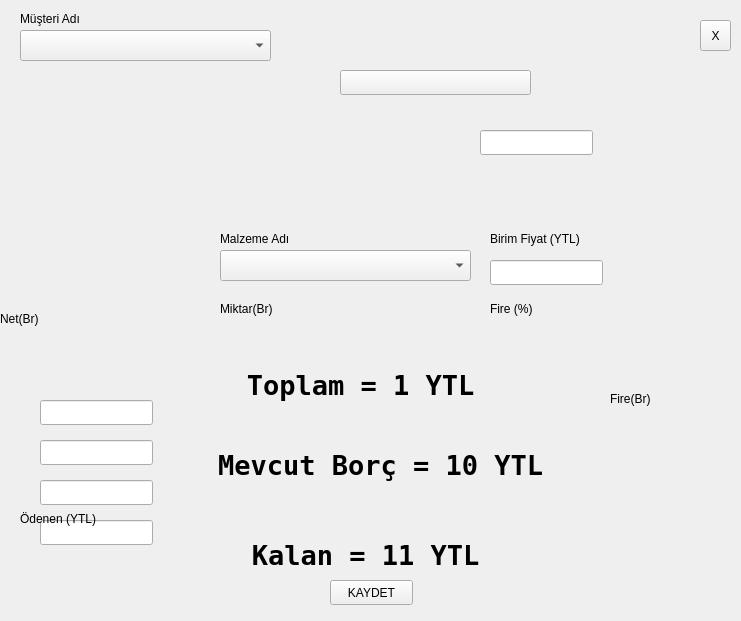
<?xml version="1.0" encoding="UTF-8"?>
<ui version="4.0">
 <class>MalzemeGiris</class>
 <widget class="QWidget" name="MalzemeGiris">
  <property name="geometry">
   <rect>
    <x>0</x>
    <y>0</y>
    <width>741</width>
    <height>621</height>
   </rect>
  </property>
  <property name="windowTitle">
   <string>Form</string>
  </property>
  <widget class="QToolButton" name="btnClose">
   <property name="geometry">
    <rect>
     <x>700</x>
     <y>20</y>
     <width>31</width>
     <height>31</height>
    </rect>
   </property>
   <property name="text">
    <string>X</string>
   </property>
  </widget>
  <widget class="QLabel" name="lblMusteriAdi">
   <property name="geometry">
    <rect>
     <x>20</x>
     <y>10</y>
     <width>181</width>
     <height>17</height>
    </rect>
   </property>
   <property name="text">
    <string>Müşteri Adı</string>
   </property>
  </widget>
  <widget class="QLabel" name="lblMalzemeAdi">
   <property name="geometry">
    <rect>
     <x>220</x>
     <y>230</y>
     <width>181</width>
     <height>17</height>
    </rect>
   </property>
   <property name="text">
    <string>Malzeme Adı</string>
   </property>
  </widget>
  <widget class="QComboBox" name="cmbMalzemeAdi">
   <property name="geometry">
    <rect>
     <x>220</x>
     <y>250</y>
     <width>251</width>
     <height>31</height>
    </rect>
   </property>
  </widget>
  <widget class="QComboBox" name="cmbMusteriAdi">
   <property name="geometry">
    <rect>
     <x>20</x>
     <y>30</y>
     <width>251</width>
     <height>31</height>
    </rect>
   </property>
  </widget>
  <widget class="QLabel" name="lblMiktar">
   <property name="geometry">
    <rect>
     <x>220</x>
     <y>300</y>
     <width>181</width>
     <height>17</height>
    </rect>
   </property>
   <property name="text">
    <string>Miktar(Br)</string>
   </property>
  </widget>
  <widget class="QLabel" name="lblBirimFiyat">
   <property name="geometry">
    <rect>
     <x>490</x>
     <y>230</y>
     <width>181</width>
     <height>17</height>
    </rect>
   </property>
   <property name="text">
    <string>Birim Fiyat (YTL)</string>
   </property>
  </widget>
  <widget class="QLabel" name="lblFire">
   <property name="geometry">
    <rect>
     <x>490</x>
     <y>300</y>
     <width>181</width>
     <height>17</height>
    </rect>
   </property>
   <property name="text">
    <string>Fire (%)</string>
   </property>
  </widget>
  <widget class="QLabel" name="lblToplam">
   <property name="geometry">
    <rect>
     <x>20</x>
     <y>340</y>
     <width>681</width>
     <height>91</height>
    </rect>
   </property>
   <property name="font">
    <font>
     <family>DejaVu Sans Mono</family>
     <pointsize>20</pointsize>
     <weight>75</weight>
     <bold>true</bold>
    </font>
   </property>
   <property name="text">
    <string>Toplam = 1 YTL</string>
   </property>
   <property name="alignment">
    <set>Qt::AlignCenter</set>
   </property>
  </widget>
  <widget class="QLabel" name="lblBorc">
   <property name="geometry">
    <rect>
     <x>20</x>
     <y>420</y>
     <width>721</width>
     <height>91</height>
    </rect>
   </property>
   <property name="font">
    <font>
     <family>DejaVu Sans Mono</family>
     <pointsize>20</pointsize>
     <weight>75</weight>
     <bold>true</bold>
    </font>
   </property>
   <property name="text">
    <string>Mevcut Borç = 10 YTL</string>
   </property>
   <property name="alignment">
    <set>Qt::AlignCenter</set>
   </property>
  </widget>
  <widget class="QLabel" name="lblKalan">
   <property name="geometry">
    <rect>
     <x>20</x>
     <y>510</y>
     <width>691</width>
     <height>91</height>
    </rect>
   </property>
   <property name="font">
    <font>
     <family>DejaVu Sans Mono</family>
     <pointsize>20</pointsize>
     <weight>75</weight>
     <bold>true</bold>
    </font>
   </property>
   <property name="text">
    <string>Kalan = 11 YTL</string>
   </property>
   <property name="alignment">
    <set>Qt::AlignCenter</set>
   </property>
  </widget>
  <widget class="QLabel" name="lblNet">
   <property name="geometry">
    <rect>
     <x>0</x>
     <y>310</y>
     <width>181</width>
     <height>17</height>
    </rect>
   </property>
   <property name="text">
    <string>Net(Br)</string>
   </property>
  </widget>
  <widget class="QLineEdit" name="txtMiktar">
   <property name="geometry">
    <rect>
     <x>40</x>
     <y>440</y>
     <width>113</width>
     <height>25</height>
    </rect>
   </property>
  </widget>
  <widget class="QLineEdit" name="txtFire">
   <property name="geometry">
    <rect>
     <x>40</x>
     <y>480</y>
     <width>113</width>
     <height>25</height>
    </rect>
   </property>
  </widget>
  <widget class="QLineEdit" name="txtNet">
   <property name="geometry">
    <rect>
     <x>40</x>
     <y>400</y>
     <width>113</width>
     <height>25</height>
    </rect>
   </property>
  </widget>
  <widget class="QLineEdit" name="txtBirimFiyat">
   <property name="geometry">
    <rect>
     <x>490</x>
     <y>260</y>
     <width>113</width>
     <height>25</height>
    </rect>
   </property>
  </widget>
  <widget class="QPushButton" name="btnKaydet">
   <property name="geometry">
    <rect>
     <x>330</x>
     <y>580</y>
     <width>83</width>
     <height>25</height>
    </rect>
   </property>
   <property name="text">
    <string>KAYDET</string>
   </property>
  </widget>
  <widget class="QLineEdit" name="txtOdenen">
   <property name="geometry">
    <rect>
     <x>40</x>
     <y>520</y>
     <width>113</width>
     <height>25</height>
    </rect>
   </property>
  </widget>
  <widget class="QLabel" name="lblOdenen">
   <property name="geometry">
    <rect>
     <x>20</x>
     <y>510</y>
     <width>181</width>
     <height>17</height>
    </rect>
   </property>
   <property name="text">
    <string>Ödenen (YTL)</string>
   </property>
  </widget>
  <widget class="QLineEdit" name="txtFireKg">
   <property name="geometry">
    <rect>
     <x>480</x>
     <y>130</y>
     <width>113</width>
     <height>25</height>
    </rect>
   </property>
  </widget>
  <widget class="QLabel" name="lblFireKg">
   <property name="geometry">
    <rect>
     <x>610</x>
     <y>390</y>
     <width>181</width>
     <height>17</height>
    </rect>
   </property>
   <property name="text">
    <string>Fire(Br)</string>
   </property>
  </widget>
  <widget class="QPushButton" name="btnZaman">
   <property name="geometry">
    <rect>
     <x>340</x>
     <y>70</y>
     <width>191</width>
     <height>25</height>
    </rect>
   </property>
   <property name="text">
    <string/>
   </property>
  </widget>
 </widget>
 <resources/>
 <connections/>
</ui>
